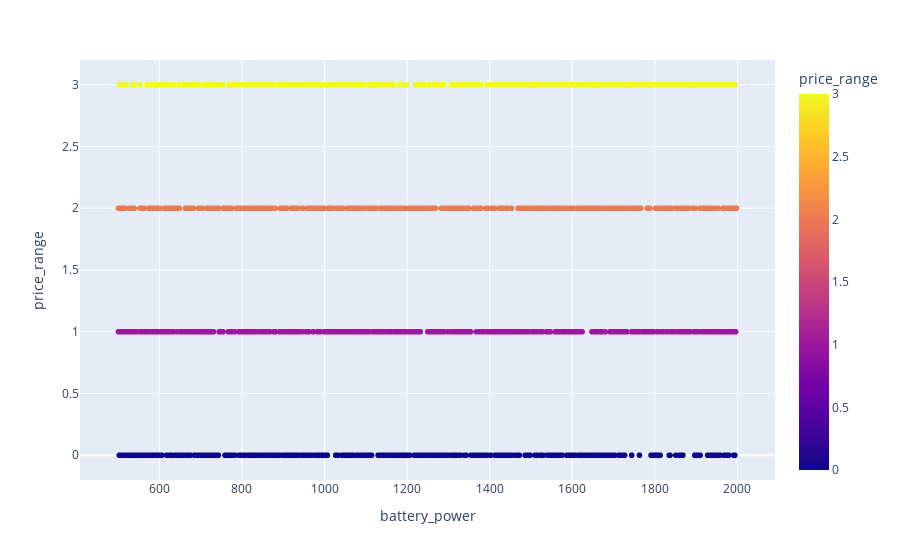

The notebook cell this image was saved under:
### Code cell
fig = pt.scatter(df,x='battery_power',y=y,color='price_range')
fig.show()

### Figure 1 — Plotly figure (JSON) as saved in the notebook; plotly's stock layout.template omitted (floating-point values rounded to 4 significant figures; data arrays with more than 128 entries replaced by an {"elided": "..."} marker saying what was removed)
{"data": [{"hovertemplate": "battery_power=%{x}<br>price_range=%{marker.color}<extra></extra>", "legendgroup": "", "marker": {"color": {"elided": "2000 int values"}, "coloraxis": "coloraxis", "symbol": "circle"}, "mode": "markers", "name": "", "showlegend": false, "type": "scattergl", "x": {"elided": "2000 int values"}, "xaxis": "x", "y": {"elided": "2000 int values"}, "yaxis": "y"}], "layout": {"coloraxis": {"colorbar": {"title": {"text": "price_range"}}, "colorscale": [[0, "#0d0887"], [0.1111, "#46039f"], [0.2222, "#7201a8"], [0.3333, "#9c179e"], [0.4444, "#bd3786"], [0.5556, "#d8576b"], [0.6667, "#ed7953"], [0.7778, "#fb9f3a"], [0.8889, "#fdca26"], [1, "#f0f921"]]}, "legend": {"tracegroupgap": 0}, "margin": {"t": 60}, "xaxis": {"anchor": "y", "domain": [0, 1], "title": {"text": "battery_power"}}, "yaxis": {"anchor": "x", "domain": [0, 1], "title": {"text": "price_range"}}}}
